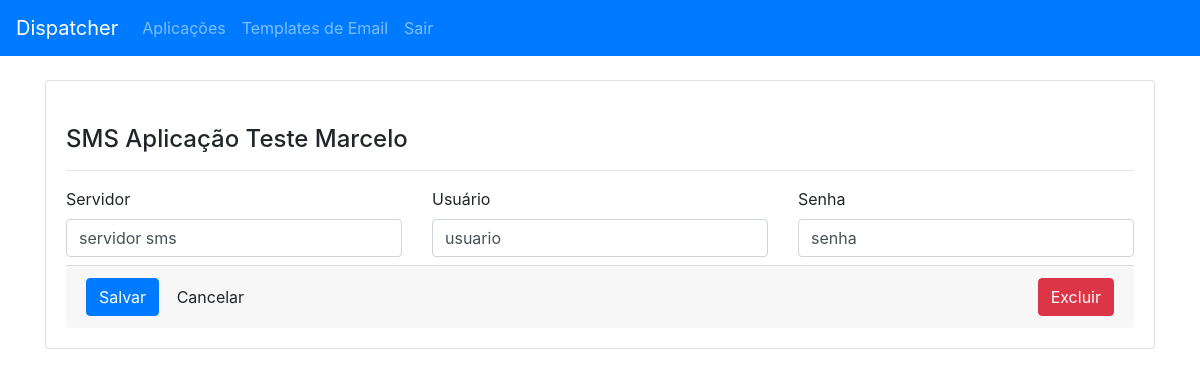
The page /sms/edit/2 (signed in) on the database its author committed.
### core/models.py (models this page shows, shortened)
class Application(models.Model):
    user = models.ForeignKey(User, related_name='user',
                             on_delete=models.CASCADE)
    name = models.CharField(_("Name"), max_length=50)
    is_web_push = models.BooleanField(_("Web Push"), default=False)
    is_sms = models.BooleanField(_("SMS"), default=False)
    is_email = models.BooleanField(_("Email"), default=False)
    objects = models.Manager()
    def __str__(self) -> str:
        return self.name

class SMS(models.Model):
    application = models.OneToOneField(
        Application, related_name='sms', on_delete=models.CASCADE)
    provider = models.CharField(_("Provider"), max_length=50)
    login = models.CharField(_("login"), max_length=50)
    password = models.CharField(_("Password"), max_length=50)
    objects = models.Manager()
    class Meta:
        verbose_name = _("SMS")
        verbose_name_plural = _("SMS")

### core/views.py (the view)
class SMSUpdateView(LoginRequiredMixin, SuccessMessageMixin, UpdateView):
    model = SMS
    form_class = FormSMS
    template_name = 'sms.html'
    success_url = '/applications/'
    success_message = 'SMS alterado com sucesso'
    def get_context_data(self, **kwargs):
        ctx = super().get_context_data(**kwargs)
        ctx['application'] = self.object.application
        return ctx

### core/forms.py
class FormSMS(forms.ModelForm):
    class Meta:
        model = SMS
        exclude = ('application',)
    provider = forms.CharField(label='Servidor', max_length=50, required=True,
                               widget=forms.TextInput(attrs={'class': 'form-control'}))
    login = forms.CharField(label='Usuário', max_length=50, required=True,
                            widget=forms.TextInput(attrs={'class': 'form-control'}))
    password = forms.CharField(label='Senha', max_length=20, required=True,
                               widget=forms.TextInput(attrs={'class': 'form-control'}))

### core/templates/sms.html (shortened to what this page needs)
{% extends "base.html" %}
{% block content %}
<div class="card">
    <form method="post">
        <div class="card-body">
            <h4 class="card-title">SMS {{ application }}</h4>
            <hr>
            <div class="row">
                <div class='col-md-4'>
                    <label>{{ form.provider.label }}</label>
                    {{ form.provider }}
                </div>
                <div class='col-md-4'>
                    <label>{{ form.login.label }}</label>
                    {{ form.login }}
                </div>
                <div class='col-md-4'>
                    <label>{{ form.password.label }}</label>
                    {{ form.password }}
                </div>
            </div>
            <div class="card-footer mt-2">
                <button type="submit" class="btn btn-primary">Salvar</button>
                <a class="btn btn-default" href="{% url 'application_list' %}" role="button">Cancelar</a>
                {% if object %}
                <a class="btn btn-danger float-right" href="{% url 'sms_delete' object.id %}" role="button">Excluir</a>
                {% endif %}
            </div>
    </form>
</div>
{% endblock content %}

### rows shown on the page
Application: name "Aplicação Teste Marcelo"
SMS: provider "servidor sms", login "usuario", password.label "Senha", password "senha"
